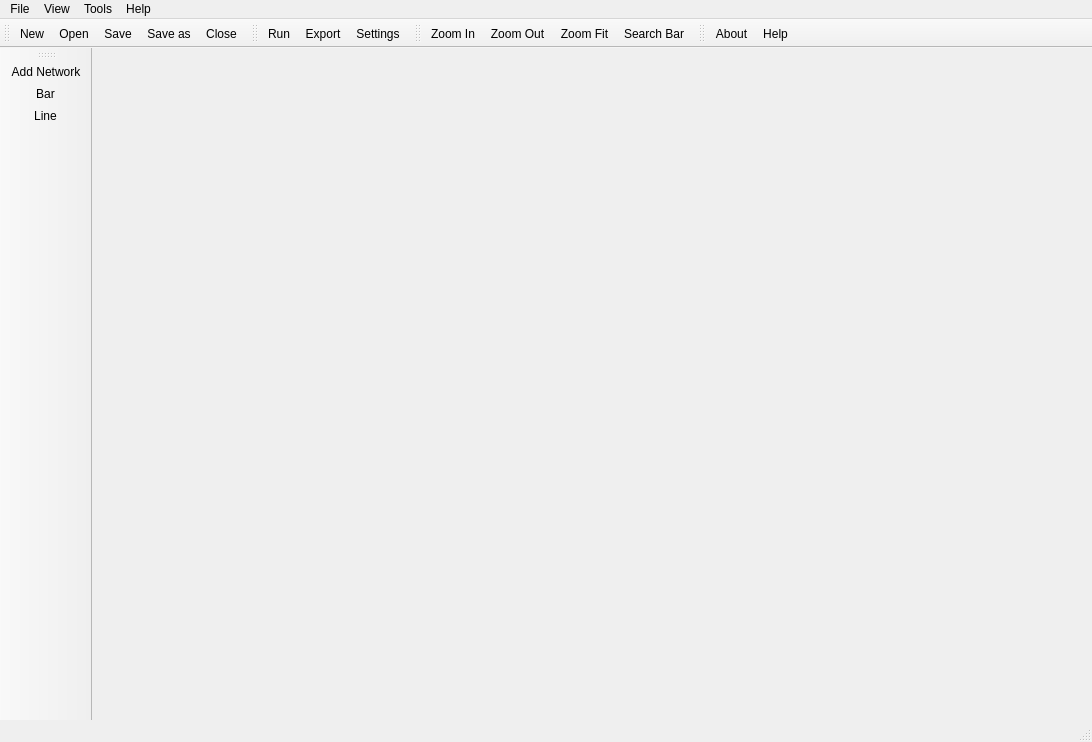
<?xml version="1.0" encoding="UTF-8"?>
<ui version="4.0">
 <class>QuickFlow</class>
 <widget class="QMainWindow" name="QuickFlow">
  <property name="geometry">
   <rect>
    <x>0</x>
    <y>0</y>
    <width>1092</width>
    <height>742</height>
   </rect>
  </property>
  <property name="focusPolicy">
   <enum>Qt::TabFocus</enum>
  </property>
  <property name="windowTitle">
   <string>QuickFlow</string>
  </property>
  <property name="windowIcon">
   <iconset resource="img/img.qrc">
    <normaloff>:/AppIcon.png</normaloff>:/AppIcon.png</iconset>
  </property>
  <property name="autoFillBackground">
   <bool>false</bool>
  </property>
  <property name="styleSheet">
   <string notr="true"/>
  </property>
  <property name="toolButtonStyle">
   <enum>Qt::ToolButtonIconOnly</enum>
  </property>
  <property name="documentMode">
   <bool>false</bool>
  </property>
  <property name="unifiedTitleAndToolBarOnMac">
   <bool>false</bool>
  </property>
  <widget class="QWidget" name="centralWidget">
   <property name="sizePolicy">
    <sizepolicy hsizetype="Maximum" vsizetype="Maximum">
     <horstretch>0</horstretch>
     <verstretch>0</verstretch>
    </sizepolicy>
   </property>
   <property name="styleSheet">
    <string notr="true"/>
   </property>
   <widget class="SystemView" name="systemView" native="true">
    <property name="enabled">
     <bool>true</bool>
    </property>
    <property name="geometry">
     <rect>
      <x>100</x>
      <y>110</y>
      <width>601</width>
      <height>291</height>
     </rect>
    </property>
    <property name="sizePolicy">
     <sizepolicy hsizetype="Preferred" vsizetype="Preferred">
      <horstretch>0</horstretch>
      <verstretch>0</verstretch>
     </sizepolicy>
    </property>
    <property name="styleSheet">
     <string notr="true"/>
    </property>
   </widget>
  </widget>
  <widget class="QMenuBar" name="menuBar">
   <property name="geometry">
    <rect>
     <x>0</x>
     <y>0</y>
     <width>1092</width>
     <height>25</height>
    </rect>
   </property>
   <property name="acceptDrops">
    <bool>false</bool>
   </property>
   <property name="defaultUp">
    <bool>false</bool>
   </property>
   <property name="nativeMenuBar">
    <bool>true</bool>
   </property>
   <widget class="QMenu" name="menuFile">
    <property name="title">
     <string>File</string>
    </property>
    <widget class="QMenu" name="menuImport">
     <property name="title">
      <string>Import</string>
     </property>
     <addaction name="action_txt_type_1"/>
     <addaction name="action_txt_type_2"/>
     <addaction name="action_txt_type_3"/>
    </widget>
    <addaction name="actionNew"/>
    <addaction name="actionOpen"/>
    <addaction name="actionSave"/>
    <addaction name="actionSave_as"/>
    <addaction name="actionClose"/>
    <addaction name="separator"/>
    <addaction name="menuImport"/>
    <addaction name="actionExport"/>
    <addaction name="actionExport_image"/>
    <addaction name="separator"/>
    <addaction name="actionExit"/>
   </widget>
   <widget class="QMenu" name="menuView">
    <property name="title">
     <string>View</string>
    </property>
    <addaction name="actionZoomIn"/>
    <addaction name="actionZoomOut"/>
    <addaction name="actionZoomFit"/>
    <addaction name="separator"/>
    <addaction name="actionSearch_Bar"/>
   </widget>
   <widget class="QMenu" name="menuSimulation">
    <property name="title">
     <string>Tools</string>
    </property>
    <widget class="QMenu" name="menuSolver">
     <property name="title">
      <string>Solver</string>
     </property>
    </widget>
    <widget class="QMenu" name="menuRedraw">
     <property name="title">
      <string>Redraw</string>
     </property>
     <addaction name="separator"/>
     <addaction name="actionSugiyama"/>
     <addaction name="actionSugiyama_Fast"/>
     <addaction name="actionMulti_level"/>
    </widget>
    <addaction name="actionRun"/>
    <addaction name="separator"/>
    <addaction name="menuSolver"/>
    <addaction name="menuRedraw"/>
    <addaction name="separator"/>
    <addaction name="actionSettings"/>
   </widget>
   <widget class="QMenu" name="menuHelp">
    <property name="title">
     <string>Help</string>
    </property>
    <addaction name="actionAbout"/>
    <addaction name="separator"/>
    <addaction name="actionHelp"/>
   </widget>
   <addaction name="menuFile"/>
   <addaction name="menuView"/>
   <addaction name="menuSimulation"/>
   <addaction name="menuHelp"/>
  </widget>
  <widget class="QToolBar" name="mainToolBar">
   <property name="styleSheet">
    <string notr="true"/>
   </property>
   <property name="movable">
    <bool>true</bool>
   </property>
   <property name="iconSize">
    <size>
     <width>24</width>
     <height>24</height>
    </size>
   </property>
   <property name="toolButtonStyle">
    <enum>Qt::ToolButtonIconOnly</enum>
   </property>
   <property name="floatable">
    <bool>false</bool>
   </property>
   <attribute name="toolBarArea">
    <enum>TopToolBarArea</enum>
   </attribute>
   <attribute name="toolBarBreak">
    <bool>false</bool>
   </attribute>
   <addaction name="actionNew"/>
   <addaction name="actionOpen"/>
   <addaction name="actionSave"/>
   <addaction name="actionSave_as"/>
   <addaction name="actionClose"/>
  </widget>
  <widget class="QStatusBar" name="statusBar">
   <property name="sizeGripEnabled">
    <bool>true</bool>
   </property>
  </widget>
  <widget class="QToolBar" name="toolBar">
   <property name="windowTitle">
    <string>toolBar</string>
   </property>
   <property name="toolButtonStyle">
    <enum>Qt::ToolButtonIconOnly</enum>
   </property>
   <attribute name="toolBarArea">
    <enum>TopToolBarArea</enum>
   </attribute>
   <attribute name="toolBarBreak">
    <bool>false</bool>
   </attribute>
   <addaction name="actionRun"/>
   <addaction name="actionExport"/>
   <addaction name="actionSettings"/>
  </widget>
  <widget class="QToolBar" name="toolBar_2">
   <property name="windowTitle">
    <string>toolBar_2</string>
   </property>
   <property name="toolButtonStyle">
    <enum>Qt::ToolButtonIconOnly</enum>
   </property>
   <attribute name="toolBarArea">
    <enum>LeftToolBarArea</enum>
   </attribute>
   <attribute name="toolBarBreak">
    <bool>false</bool>
   </attribute>
   <addaction name="actionAdd_Network"/>
   <addaction name="actionAddBar"/>
   <addaction name="actionAddLine"/>
  </widget>
  <widget class="QToolBar" name="toolBar_3">
   <property name="windowTitle">
    <string>toolBar_3</string>
   </property>
   <property name="toolButtonStyle">
    <enum>Qt::ToolButtonIconOnly</enum>
   </property>
   <attribute name="toolBarArea">
    <enum>TopToolBarArea</enum>
   </attribute>
   <attribute name="toolBarBreak">
    <bool>false</bool>
   </attribute>
   <addaction name="actionZoomIn"/>
   <addaction name="actionZoomOut"/>
   <addaction name="actionZoomFit"/>
   <addaction name="actionSearch_Bar"/>
  </widget>
  <widget class="QToolBar" name="toolBar_4">
   <property name="windowTitle">
    <string>toolBar_4</string>
   </property>
   <property name="toolButtonStyle">
    <enum>Qt::ToolButtonIconOnly</enum>
   </property>
   <attribute name="toolBarArea">
    <enum>TopToolBarArea</enum>
   </attribute>
   <attribute name="toolBarBreak">
    <bool>false</bool>
   </attribute>
   <addaction name="actionAbout"/>
   <addaction name="actionHelp"/>
  </widget>
  <action name="actionNew">
   <property name="icon">
    <iconset resource="img/img.qrc">
     <normaloff>:/newproject.png</normaloff>:/newproject.png</iconset>
   </property>
   <property name="text">
    <string>New</string>
   </property>
   <property name="toolTip">
    <string>New project</string>
   </property>
   <property name="shortcut">
    <string>Ctrl+N</string>
   </property>
  </action>
  <action name="actionSave">
   <property name="icon">
    <iconset resource="img/img.qrc">
     <normaloff>:/save.png</normaloff>:/save.png</iconset>
   </property>
   <property name="text">
    <string>Save</string>
   </property>
   <property name="toolTip">
    <string>Save project</string>
   </property>
   <property name="shortcut">
    <string>Ctrl+S</string>
   </property>
  </action>
  <action name="actionOpen">
   <property name="icon">
    <iconset resource="img/img.qrc">
     <normaloff>:/open.png</normaloff>:/open.png</iconset>
   </property>
   <property name="text">
    <string>Open</string>
   </property>
   <property name="toolTip">
    <string>Open project</string>
   </property>
   <property name="shortcut">
    <string>Ctrl+O</string>
   </property>
  </action>
  <action name="actionRun">
   <property name="icon">
    <iconset resource="img/img.qrc">
     <normaloff>:/run.png</normaloff>:/run.png</iconset>
   </property>
   <property name="text">
    <string>Run</string>
   </property>
   <property name="toolTip">
    <string>Run simulation</string>
   </property>
   <property name="shortcut">
    <string>F5</string>
   </property>
  </action>
  <action name="actionSettings">
   <property name="icon">
    <iconset resource="img/img.qrc">
     <normaloff>:/settings.png</normaloff>:/settings.png</iconset>
   </property>
   <property name="text">
    <string>Settings</string>
   </property>
   <property name="toolTip">
    <string>Project settings</string>
   </property>
  </action>
  <action name="actionZoomIn">
   <property name="icon">
    <iconset resource="img/img.qrc">
     <normaloff>:/zoom+.png</normaloff>:/zoom+.png</iconset>
   </property>
   <property name="text">
    <string>Zoom In</string>
   </property>
   <property name="toolTip">
    <string>Zoom in</string>
   </property>
   <property name="shortcut">
    <string>Ctrl++</string>
   </property>
  </action>
  <action name="actionZoomOut">
   <property name="icon">
    <iconset resource="img/img.qrc">
     <normaloff>:/zoom-.png</normaloff>:/zoom-.png</iconset>
   </property>
   <property name="text">
    <string>Zoom Out</string>
   </property>
   <property name="toolTip">
    <string>Zoom Out</string>
   </property>
   <property name="shortcut">
    <string>Ctrl+-</string>
   </property>
  </action>
  <action name="actionZoomFit">
   <property name="icon">
    <iconset resource="img/img.qrc">
     <normaloff>:/search.png</normaloff>:/search.png</iconset>
   </property>
   <property name="text">
    <string>Zoom Fit</string>
   </property>
   <property name="toolTip">
    <string>Fit screen</string>
   </property>
   <property name="shortcut">
    <string>Ctrl+.</string>
   </property>
  </action>
  <action name="actionHelp">
   <property name="icon">
    <iconset resource="img/img.qrc">
     <normaloff>:/help.png</normaloff>:/help.png</iconset>
   </property>
   <property name="text">
    <string>Help</string>
   </property>
   <property name="toolTip">
    <string>Help</string>
   </property>
   <property name="shortcut">
    <string>F1</string>
   </property>
  </action>
  <action name="actionExit">
   <property name="text">
    <string>Exit</string>
   </property>
  </action>
  <action name="actionSave_as">
   <property name="icon">
    <iconset resource="img/img.qrc">
     <normaloff>:/save-as.png</normaloff>:/save-as.png</iconset>
   </property>
   <property name="text">
    <string>Save as...</string>
   </property>
   <property name="toolTip">
    <string>Save project as ..</string>
   </property>
   <property name="shortcut">
    <string>Ctrl+Shift+S</string>
   </property>
  </action>
  <action name="actionClose">
   <property name="icon">
    <iconset resource="img/img.qrc">
     <normaloff>:/close.png</normaloff>:/close.png</iconset>
   </property>
   <property name="text">
    <string>Close</string>
   </property>
  </action>
  <action name="actionAddBar">
   <property name="icon">
    <iconset resource="img/img.qrc">
     <normaloff>:/addbar.png</normaloff>:/addbar.png</iconset>
   </property>
   <property name="text">
    <string>Bar</string>
   </property>
   <property name="toolTip">
    <string>Add Bar</string>
   </property>
   <property name="shortcut">
    <string>Ctrl+B</string>
   </property>
  </action>
  <action name="actionAddLine">
   <property name="icon">
    <iconset resource="img/img.qrc">
     <normaloff>:/addline.png</normaloff>:/addline.png</iconset>
   </property>
   <property name="text">
    <string>Line</string>
   </property>
   <property name="toolTip">
    <string>Add Line</string>
   </property>
   <property name="shortcut">
    <string>Ctrl+L</string>
   </property>
  </action>
  <action name="action_txt_type_1">
   <property name="text">
    <string>.txt type 1</string>
   </property>
  </action>
  <action name="action_txt_type_2">
   <property name="text">
    <string>.txt type 2</string>
   </property>
  </action>
  <action name="actionExport">
   <property name="icon">
    <iconset resource="img/img.qrc">
     <normaloff>:/export.png</normaloff>:/export.png</iconset>
   </property>
   <property name="text">
    <string>Export</string>
   </property>
   <property name="toolTip">
    <string>Export results</string>
   </property>
   <property name="shortcut">
    <string>Ctrl+Shift+E</string>
   </property>
  </action>
  <action name="actionShirmoharmmadi">
   <property name="checkable">
    <bool>true</bool>
   </property>
   <property name="checked">
    <bool>true</bool>
   </property>
   <property name="text">
    <string>Shirmoharmmadi</string>
   </property>
   <property name="toolTip">
    <string>Shirmoharmmadi</string>
   </property>
  </action>
  <action name="actionCespedes">
   <property name="checkable">
    <bool>true</bool>
   </property>
   <property name="text">
    <string>Cespedes</string>
   </property>
  </action>
  <action name="actionSugiyama">
   <property name="text">
    <string>Sugiyama</string>
   </property>
  </action>
  <action name="actionSugiyama_Fast">
   <property name="text">
    <string>Sugiyama Fast</string>
   </property>
  </action>
  <action name="actionMulti_level">
   <property name="text">
    <string>Multi level</string>
   </property>
  </action>
  <action name="actionSearch_Bar">
   <property name="icon">
    <iconset resource="img/img.qrc">
     <normaloff>:/find.png</normaloff>:/find.png</iconset>
   </property>
   <property name="text">
    <string>Search Bar</string>
   </property>
  </action>
  <action name="action_txt_type_3">
   <property name="text">
    <string>.txt type 3</string>
   </property>
  </action>
  <action name="actionAdd_Network">
   <property name="icon">
    <iconset resource="img/img.qrc">
     <normaloff>:/addnetwork.png</normaloff>:/addnetwork.png</iconset>
   </property>
   <property name="text">
    <string>Add Network</string>
   </property>
   <property name="toolTip">
    <string>Add new network</string>
   </property>
  </action>
  <action name="actionAbout">
   <property name="icon">
    <iconset resource="img/img.qrc">
     <normaloff>:/about.png</normaloff>:/about.png</iconset>
   </property>
   <property name="text">
    <string>About</string>
   </property>
  </action>
  <action name="actionExport_image">
   <property name="text">
    <string>Export image</string>
   </property>
  </action>
 </widget>
 <layoutdefault spacing="6" margin="11"/>
 <customwidgets>
  <customwidget>
   <class>SystemView</class>
   <extends>QWidget</extends>
   <header location="global">graphics/systemview.h</header>
   <container>1</container>
  </customwidget>
 </customwidgets>
 <resources>
  <include location="img/img.qrc"/>
 </resources>
 <connections/>
</ui>
